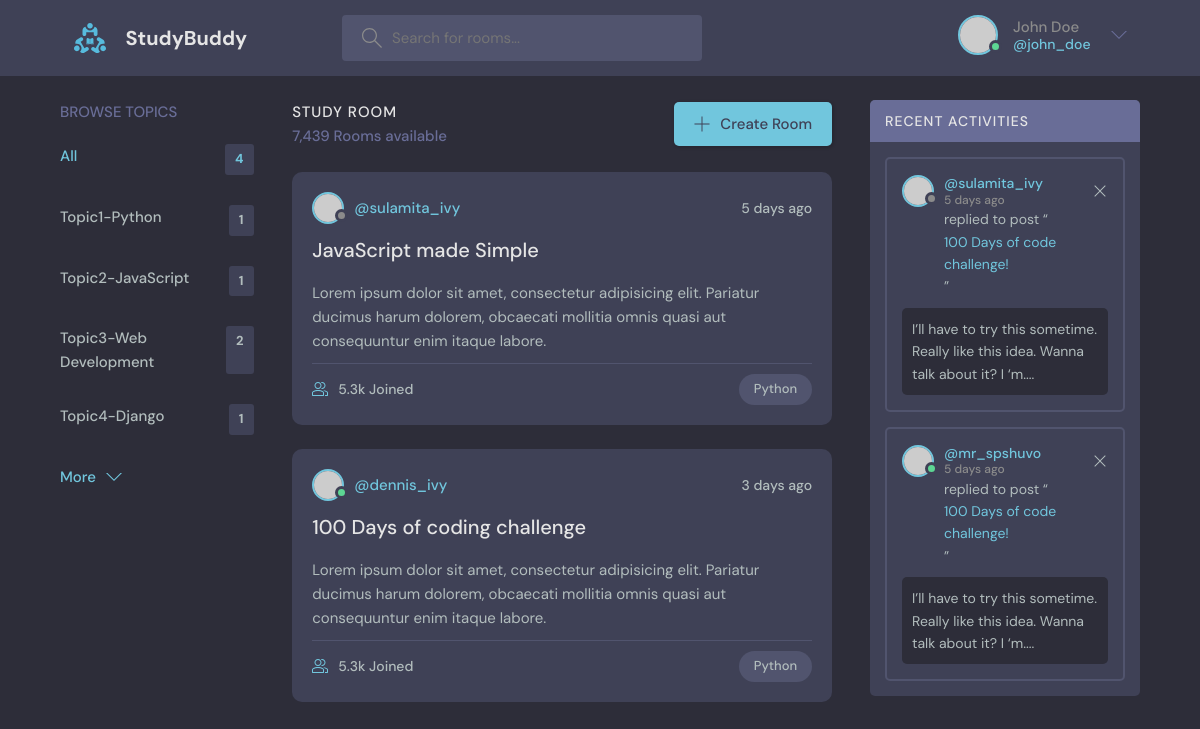
The page / on the database its author committed.
### base/models.py (models this page shows, shortened)
class Topic(models.Model):
    name=models.CharField(max_length=200)

### base/views.py (the view)
# urls.py: path('',views.home,name='home')
def home(request):
    topics=Topic.objects.all()
    context={'topics':topics}
    return render(request,'base/home.html',context)

### base/templates/base/home.html (shortened to what this page needs)
 {% extends 'main.html' %}
 {% block content %}
    <main class="layout layout--3">
      <div class="container">
        <div class="topics">
          <div class="topics__header">
            <h2>Browse Topics</h2>
          </div>
          <ul class="topics__list">
            <li>
              <a href="/" class="active">All <span>{{topics.count}}</span></a>
            </li>
            {% for topic in topics %}
            <li>
              <a href="/">{{topic.name}} <span>{{topic.room_set.all.count}}</span></a>
            </li>
            {% endfor %}
          </ul>
          <a class="btn btn--link" href="topics.html">
            More
            <svg version="1.1" xmlns="http://www.w3.org/2000/svg" width="32" height="32" viewBox="0 0 32 32">
              <title>chevron-down</title>
              <path d="M16 21l-13-13h-3l16 16 16-16h-3l-13 13z"></path>
            </svg>
          </a>
        </div>
        <div class="roomList">
          <div class="roomList__header">
            <div>
              <h2>Study Room</h2>
              <p>7,439 Rooms available</p>
            </div>
            <a class="btn btn--main" href="create-room.html">
              <svg version="1.1" xmlns="http://www.w3.org/2000/svg" width="32" height="32" viewBox="0 0 32 32">
                <title>add</title>
                <path
                  d="M16.943 0.943h-1.885v14.115h-14.115v1.885h14.115v14.115h1.885v-14.115h14.115v-1.885h-14.115v-14.115z"
                ></path>
              </svg>
              Create Room
            </a>
          </div>
          <div class="roomListRoom">
            <div class="roomListRoom__header">
              <a href="profile.html" class="roomListRoom__author">
                <div class="avatar avatar--small">
                  <img src="https://randomuser.me/api/portraits/women/11.jpg" />
                </div>
                <span>@sulamita_ivy</span>
              </a>
              <div class="roomListRoom__actions">
                <span>5 days ago</span>
              </div>
            </div>
            <div class="roomListRoom__content">
              <a href="room.html">JavaScript made Simple</a>
              <p>
                Lorem ipsum dolor sit amet, consectetur adipisicing elit. Pariatur ducimus harum dolorem, obcaecati
                mollitia omnis quasi aut consequuntur enim itaque labore.
              </p>
            </div>
            <div class="roomListRoom__meta">
              <a href="room.html" class="roomListRoom__joined">
                5.3k Joined
              </a>
              <p class="roomListRoom__topic">Python</p>
            </div>
          </div>
          <div class="roomListRoom">
            <div class="roomListRoom__header">
              <a href="profile.html" class="roomListRoom__author">
                <div class="avatar avatar--small active">
                  <img src="https://randomuser.me/api/portraits/men/11.jpg" />
                </div>
                <span>@dennis_ivy</span>
              </a>
              <div class="roomListRoom__actions">
                <span>3 days ago</span>
              </div>
            </div>
            <div class="roomListRoom__content">
              <a href="room.html">100 Days of coding challenge</a>
              <p>
                Lorem ipsum dolor sit amet, consectetur adipisicing elit. Pariatur ducimus harum dolorem, obcaecati
                mollitia omnis quasi aut consequuntur enim itaque labore.
              </p>
            </div>
            <div class="roomListRoom__meta">
              <a class="roomListRoom__joined">
                5.3k Joined
              </a>
              <p class="roomListRoom__topic">Python</p>
            </div>
          </div>
        </div>
        <div class="activities">
          <div class="activities__header">
            <h2>Recent Activities</h2>
          </div>
          <div class="activities__box">
            <div class="activities__boxHeader roomListRoom__header">
              <a href="profile.html" class="roomListRoom__author">
                <div class="avatar avatar--small">
                  <img src="https://randomuser.me/api/portraits/women/11.jpg" />
                </div>
                <p>
                  @sulamita_ivy
                  <span>5 days ago</span>
                </p>
              </a>
              <div class="roomListRoom__actions">
                <a href="#">
                  <svg version="1.1" xmlns="http://www.w3.org/2000/svg" width="32" height="32" viewBox="0 0 32 32">
                    <title>remove</title>
                    <path
                      d="M27.314 6.019l-1.333-1.333-9.98 9.981-9.981-9.981-1.333 1.333 9.981 9.981-9.981 9.98 1.333 1.333 9.981-9.98 9.98 9.98 1.333-1.333-9.98-9.98 9.98-9.981z"
                    ></path>
                  </svg>
                </a>
              </div>
            </div>
            <div class="activities__boxContent">
              <p>replied to post “<a href="room.html">100 Days of code challenge!</a>”</p>
              <div class="activities__boxRoomContent">
                I’ll have to try this sometime. Really like this idea. Wanna talk about it? I ‘m....
              </div>
            </div>
          </div>
          <div class="activities__box">
            <div class="activities__boxHeader roomListRoom__header">
              <a href="profile.html" class="roomListRoom__author">
                <div class="avatar avatar--small active">
                  <img src="https://randomuser.me/api/portraits/men/13.jpg" />
                </div>
                <p>
                  @mr_spshuvo
                  <span>5 days ago</span>
                </p>
              </a>
              <div class="roomListRoom__actions">
                <a href="#">
                  <svg version="1.1" xmlns="http://www.w3.org/2000/svg" width="32" height="32" viewBox="0 0 32 32">
                    <title>remove</title>
                    <path
                      d="M27.314 6.019l-1.333-1.333-9.98 9.981-9.981-9.981-1.333 1.333 9.981 9.981-9.981 9.98 1.333 1.333 9.981-9.98 9.98 9.98 1.333-1.333-9.98-9.98 9.98-9.981z"
                    ></path>
                  </svg>
                </a>
              </div>
            </div>
            <div class="activities__boxContent">
              <p>replied to post “<a href="room.html">100 Days of code challenge!</a>”</p>
              <div class="activities__boxRoomContent">
                I’ll have to try this sometime. Really like this idea. Wanna talk about it? I ‘m....
              </div>
            </div>
          </div>
        </div>
      </div>
    </main>
 {% endblock content %}

### rows shown on the page
Topic: name "Topic1-Python", room_set.all.count "1"
Topic: name "Topic2-JavaScript", room_set.all.count "1"
Topic: name "Topic3-Web Development", room_set.all.count "2"
Topic: name "Topic4-Django", room_set.all.count "1"

### other values the page prints
{{ topics.count }} "4"
